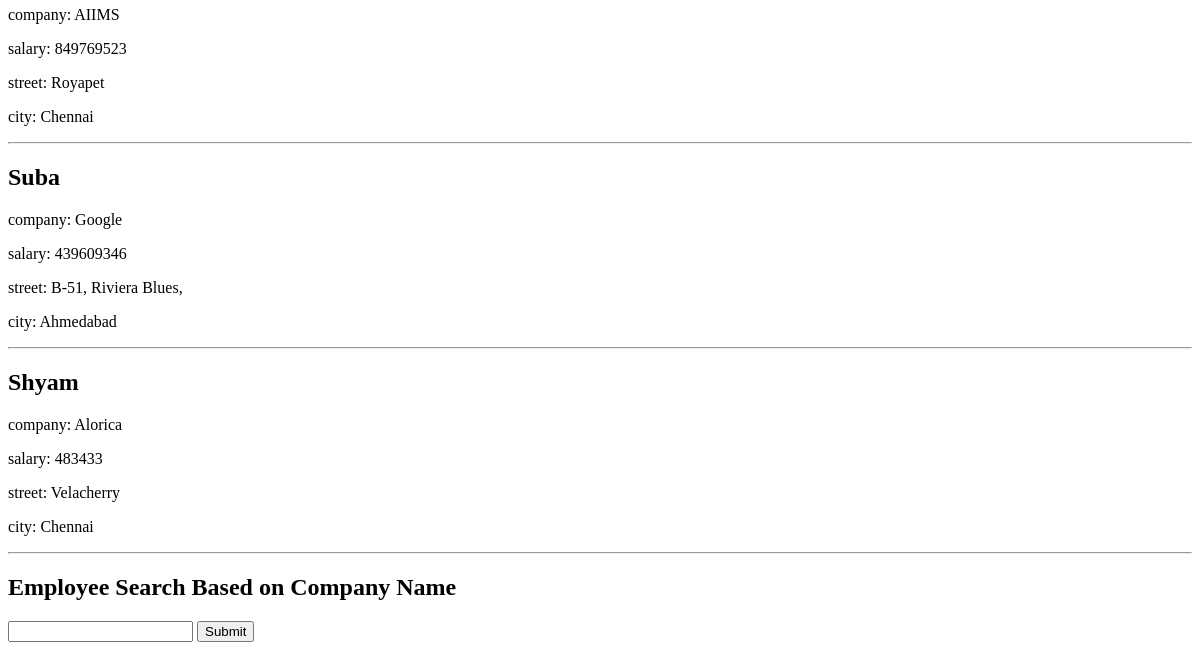
Before: / (lower part) with the older database file.
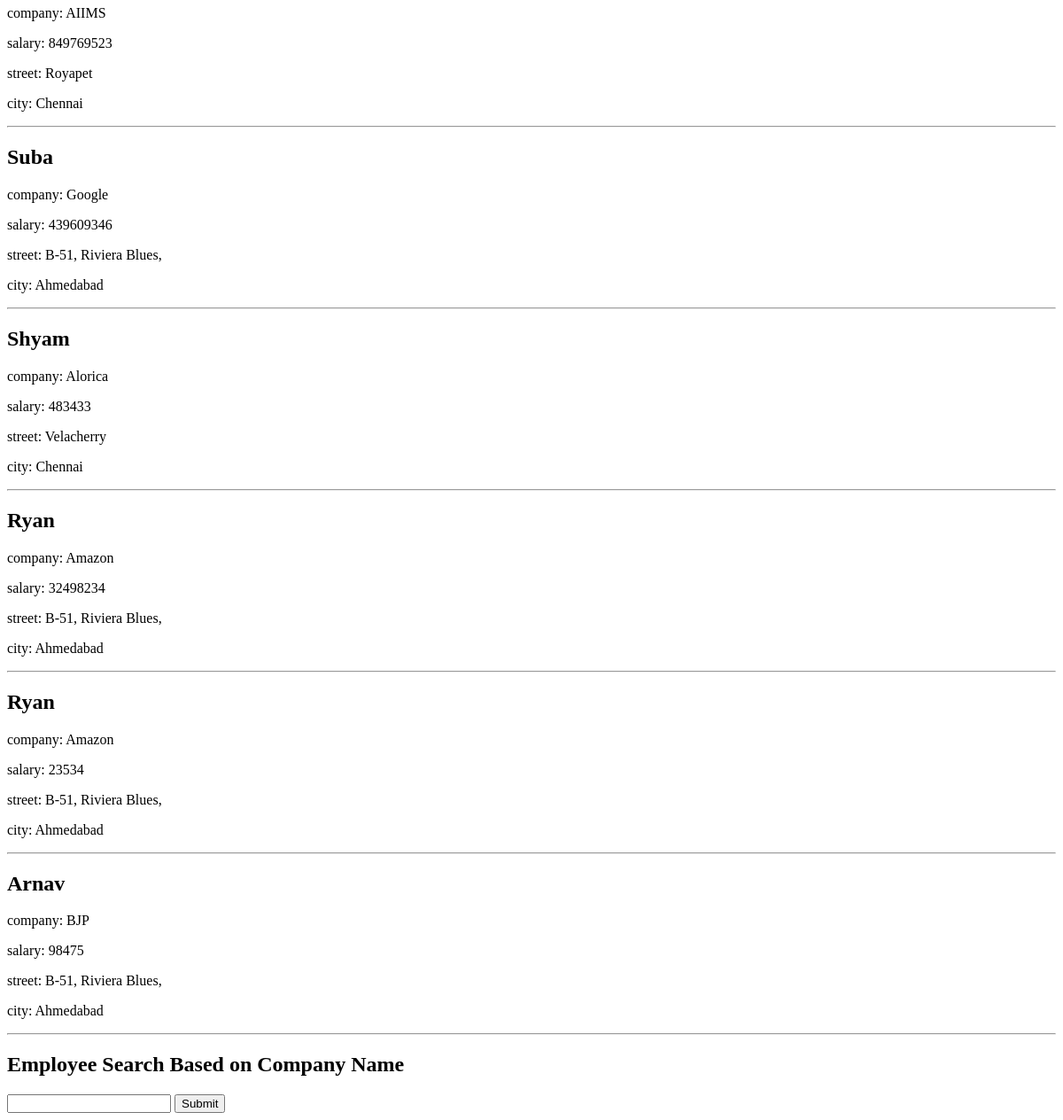
After: the same page with the newer database file.
### emp/models.py (models this page shows)
class WorksModel(models.Model):
    empid = models.ForeignKey(LivesModel, on_delete=models.CASCADE, default = 1)
    pname = models.CharField(max_length=100)
    cname = models.CharField(max_length=100)
    salary = models.PositiveIntegerField()

class LivesModel(models.Model):
    empid = models.PositiveIntegerField(default=1)
    street = models.CharField(max_length=100)
    city = models.CharField(max_length=100)

### emp/views.py (the view)
# urls.py: path('', views.index, name = 'index'),
def index(request):
    new_works_form = WorksModelForm()
    new_lives_form = LivesModelForm()
    if request.method == "POST":
        works_form = WorksModelForm(request.POST)
        lives_form = LivesModelForm(request.POST)
        if works_form.is_valid() and lives_form.is_valid():
            works_form.save()
            lives_form.save()
        works_list = WorksModel.objects.all()
        return render(request, "index.html", {'work_form':new_works_form, 'live_form':new_lives_form, 'works_list':works_list})
    else:
        works_list = WorksModel.objects.all()
        return render(request, "index.html", {'work_form':new_works_form, 'live_form':new_lives_form, 'works_list':works_list})

### emp/forms.py
class WorksModelForm(forms.ModelForm):
    class Meta:
        model = WorksModel
        exclude = ("empid",)

class LivesModelForm(forms.ModelForm):
    class Meta:
        model = LivesModel
        exclude = ()

### emp/templates/index.html (shortened to what this page needs)
<!DOCTYPE html>
<html lang="en">
  <head>
  </head>
  <body>
    {% for emp in works_list %}
    <h2>{{emp.pname}}</h2>
    <p>company: {{emp.cname}}</p>
    <p>salary: {{emp.salary}}</p>
    <p>street: {{emp.empid.street}}</p>
    <p>city: {{emp.empid.city}}</p>
    <hr />
    {% endfor %}
    <h2>Employee Search Based on Company Name</h2>
    <form action="get" method="post">
      <input type="text" name="cname" />
      <input type="submit" />
    </form>
  </body>
</html>

Changed rows visible on the page:
added WorksModel: pname "Ryan", cname "Amazon", salary "32498234", empid.street "B-51, Riviera Blues,", empid.city "Ahmedabad"
added WorksModel: pname "Ryan", cname "Amazon", salary "23534", empid.street "B-51, Riviera Blues,", empid.city "Ahmedabad"
added WorksModel: pname "Arnav", cname "BJP", salary "98475", empid.street "B-51, Riviera Blues,", empid.city "Ahmedabad"
